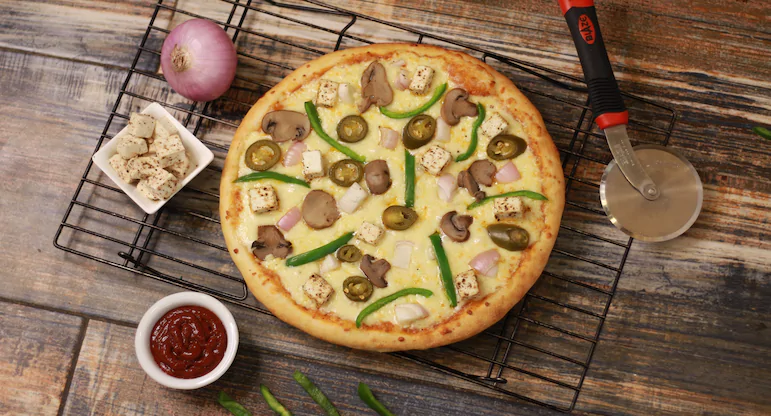
#> input picture aa.jpg, 771 x 416 px
$ python histograms.py
#> lines starting #> are read from the running program, lines starting #| are printed output that depends on the picture
import cv2
import numpy as np

from matplotlib import pyplot as plt
image = cv2.imread('aa.jpg')
#> image is the input picture: shape (416, 771, 3); mean B, G, R 81.1, 108.9, 136
histogem = cv2.calcHist([image], [0], None, [256], [0, 256])
#> histogem = 256 values, max 3058 at index 48, min 0 at index 244, mean 1252.9

plt.hist(image.ravel(), 256, [0, 256]); plt.show()
#> after `plt.hist(image.ravel(), 256, [0, 256])`:
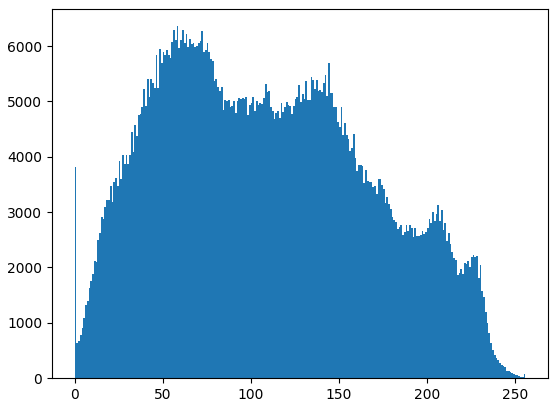
#> figure drawn by matplotlib, 1 panel; tallest bar 6359 high, from x = 58 to 59

color = ('b', 'g', 'r')

for i, col in enumerate(color):
    histogem2 = cv2.calcHist([image], [i], None, [256], [0, 256])
    plt.plot(histogem2, color = col)
    plt.xlim([0, 256])
plt.show()
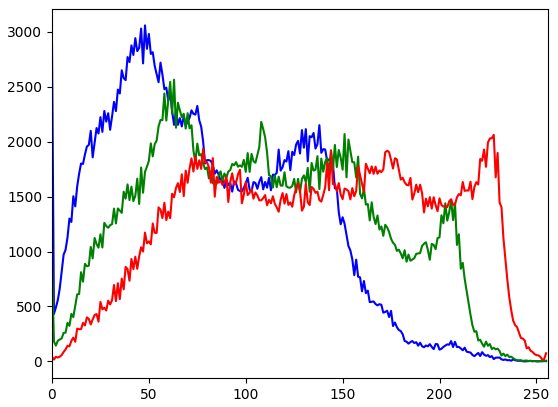
#> figure drawn by matplotlib, 1 panel; curve peaks at x = 48, y = 3058; curve peaks at x = 63, y = 2564; curve peaks at x = 228, y = 2062

$ run again, with pic.jpg copied over aa.jpg
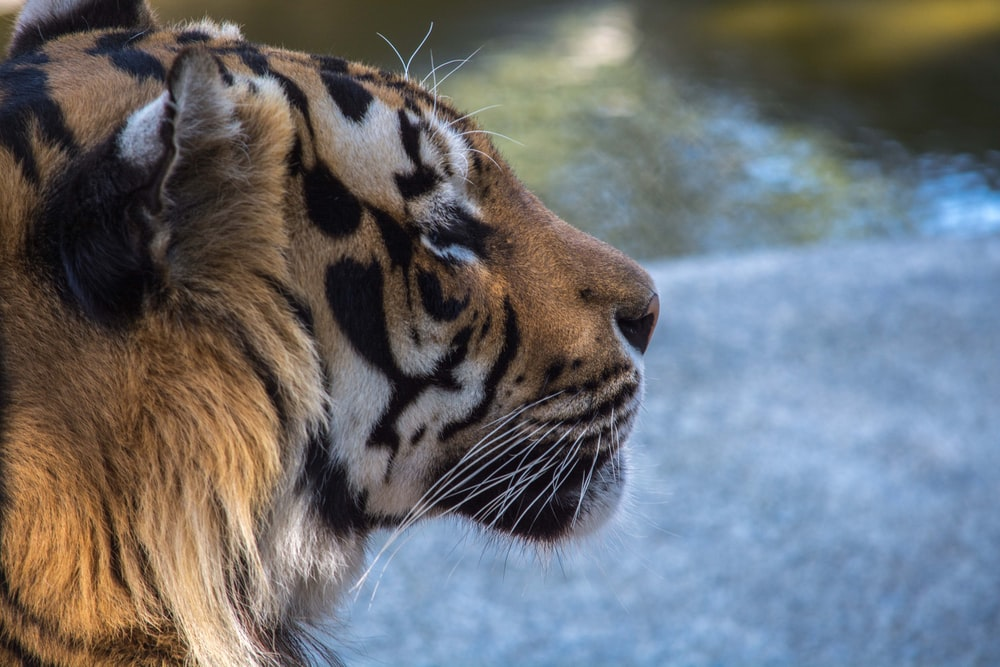
#> input picture pic.jpg, 1000 x 667 px
#> image is the input picture: shape (667, 1000, 3); mean B, G, R 113.4, 109.7, 107.6
#> histogem = 256 values, max 5538 at index 201, min 18 at index 1, mean 2605.5
#> `plt.hist(image.ravel(), 256, [0, 256])`:
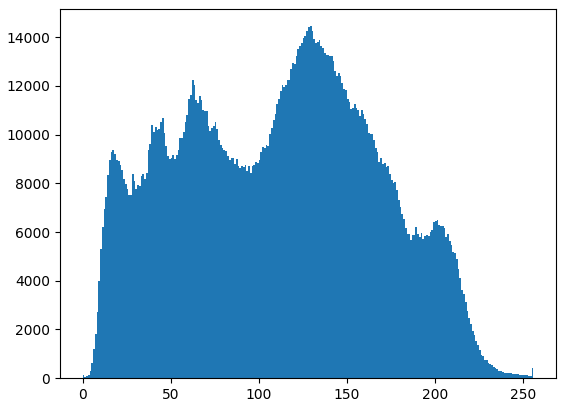
#> figure drawn by matplotlib, 1 panel; tallest bar 14449 high, from x = 129 to 130
#> `plt.show()`:
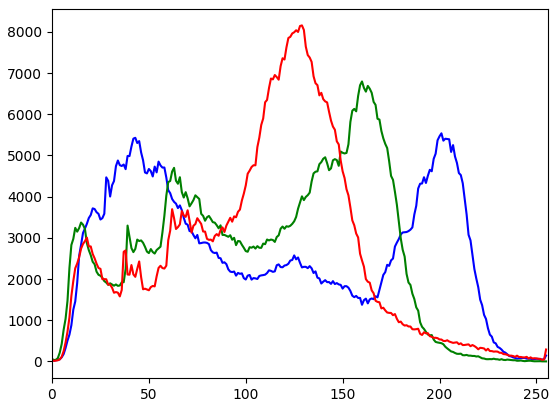
#> figure drawn by matplotlib, 1 panel; curve peaks at x = 201, y = 5538; curve peaks at x = 160, y = 6797; curve peaks at x = 129, y = 8158
